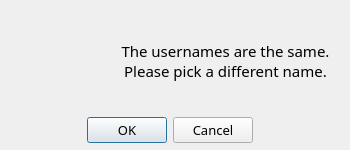
<?xml version="1.0" encoding="UTF-8"?>
<ui version="4.0">
 <class>Dialog_Setup_error</class>
 <widget class="QDialog" name="Dialog_Setup_error">
  <property name="geometry">
   <rect>
    <x>0</x>
    <y>0</y>
    <width>350</width>
    <height>150</height>
   </rect>
  </property>
  <property name="minimumSize">
   <size>
    <width>350</width>
    <height>130</height>
   </size>
  </property>
  <property name="maximumSize">
   <size>
    <width>350</width>
    <height>150</height>
   </size>
  </property>
  <property name="windowTitle">
   <string>The usernames are the same</string>
  </property>
  <property name="windowIcon">
   <iconset>
    <normaloff>Images/setting.png</normaloff>Images/setting.png</iconset>
  </property>
  <widget class="QDialogButtonBox" name="buttonBox">
   <property name="geometry">
    <rect>
     <x>-58</x>
     <y>115</y>
     <width>311</width>
     <height>30</height>
    </rect>
   </property>
   <property name="font">
    <font>
     <family>Montserrat Medium</family>
     <pointsize>10</pointsize>
     <weight>50</weight>
     <bold>false</bold>
    </font>
   </property>
   <property name="contextMenuPolicy">
    <enum>Qt::DefaultContextMenu</enum>
   </property>
   <property name="layoutDirection">
    <enum>Qt::LeftToRight</enum>
   </property>
   <property name="orientation">
    <enum>Qt::Horizontal</enum>
   </property>
   <property name="standardButtons">
    <set>QDialogButtonBox::Cancel|QDialogButtonBox::Ok</set>
   </property>
   <property name="centerButtons">
    <bool>false</bool>
   </property>
  </widget>
  <widget class="QLabel" name="label">
   <property name="geometry">
    <rect>
     <x>110</x>
     <y>40</y>
     <width>231</width>
     <height>21</height>
    </rect>
   </property>
   <property name="font">
    <font>
     <family>Montserrat Medium</family>
     <pointsize>11</pointsize>
    </font>
   </property>
   <property name="text">
    <string>The usernames are the same.</string>
   </property>
   <property name="alignment">
    <set>Qt::AlignCenter</set>
   </property>
  </widget>
  <widget class="QLabel" name="label_2">
   <property name="geometry">
    <rect>
     <x>110</x>
     <y>60</y>
     <width>231</width>
     <height>21</height>
    </rect>
   </property>
   <property name="font">
    <font>
     <family>Montserrat Medium</family>
     <pointsize>11</pointsize>
    </font>
   </property>
   <property name="text">
    <string>Please pick a different name.</string>
   </property>
   <property name="alignment">
    <set>Qt::AlignCenter</set>
   </property>
  </widget>
  <widget class="QLabel" name="label_photo">
   <property name="geometry">
    <rect>
     <x>0</x>
     <y>10</y>
     <width>111</width>
     <height>111</height>
    </rect>
   </property>
   <property name="text">
    <string/>
   </property>
   <property name="pixmap">
    <pixmap>Images/a7e.png</pixmap>
   </property>
   <property name="scaledContents">
    <bool>true</bool>
   </property>
  </widget>
 </widget>
 <resources/>
 <connections/>
</ui>
